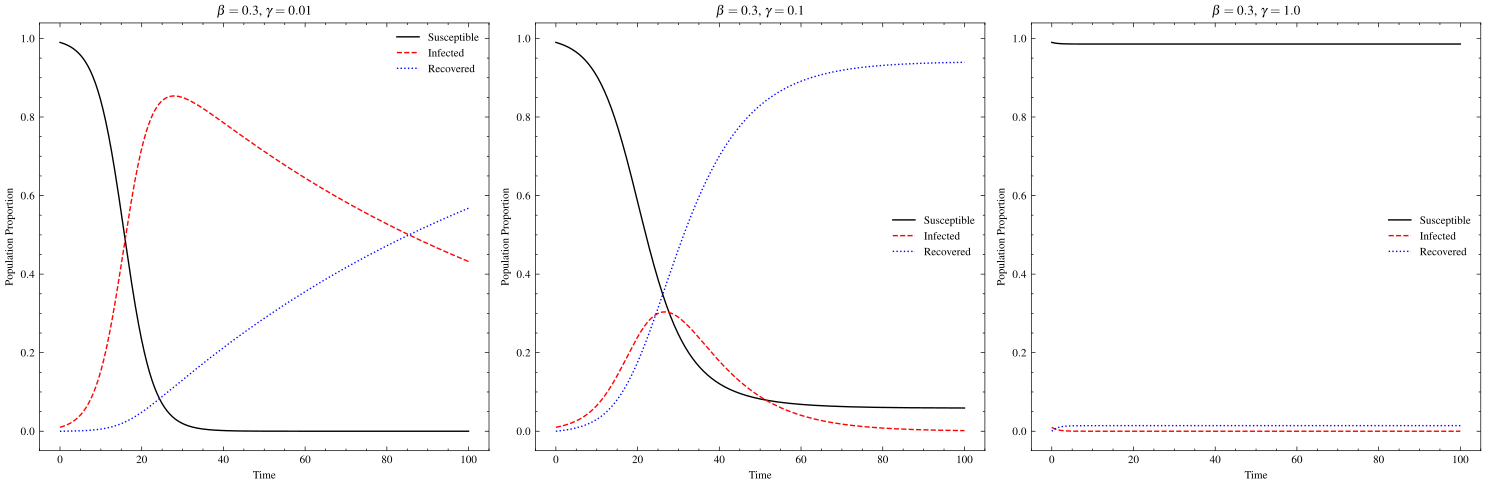

Python code for this plot:
from pathlib import Path

import numpy as np
import scienceplots
from matplotlib import pyplot as plt
from scipy.integrate import odeint

plt.style.use(["science", "ieee"])


def sir(y, t, beta, gamma):
    S, I, R = y
    dS_dt = -beta * S * I
    dI_dt = beta * S * I - gamma * I
    dR_dt = gamma * I
    return [dS_dt, dI_dt, dR_dt]


N = 1
I0 = 0.01
S0 = N - I0
R0 = 0
y0 = [S0, I0, R0]

params = [(0.3, 0.01), (0.3, 0.1), (0.3, 1.0)]

time = np.linspace(0, 100, 1000)
sols = [odeint(sir, y0, time, args=(beta, gamma)) for beta, gamma in params]

fig, axs = plt.subplots(nrows=1, ncols=3, figsize=(15, 5))

for ax, sol, (beta, gamma) in zip(axs, sols, params):
    S, I, R = sol.T

    ax.plot(time, S, label="Susceptible")
    ax.plot(time, I, label="Infected")
    ax.plot(time, R, label="Recovered")

    ax.set_title(f"$\\beta={beta}$, $\\gamma={gamma}$")
    ax.set_xlabel("Time")
    ax.set_ylabel("Population Proportion")
    ax.legend()

plt.tight_layout()
plt.savefig(Path(__file__).stem + ".pdf")
# plt.show()
